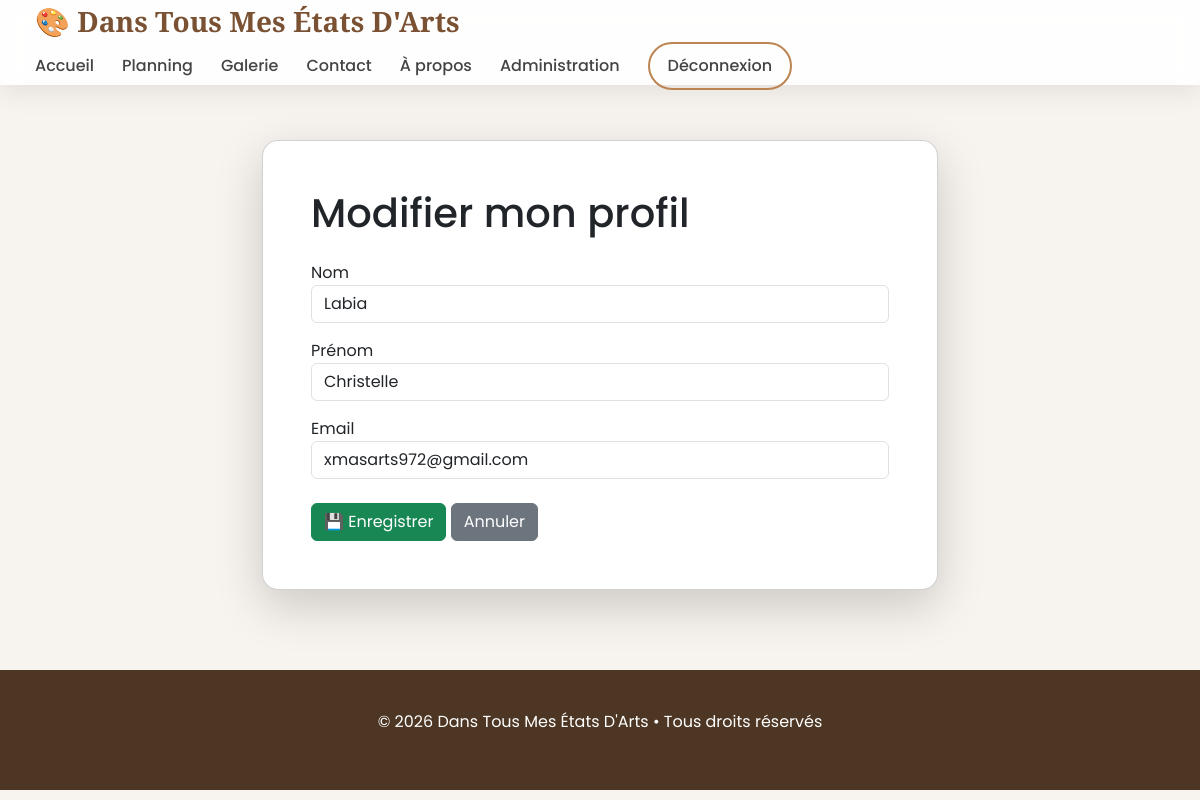
The page /modifier-profil (signed in) on the database its author committed.
### models/user.py (models this page shows)
class User(UserMixin, db.Model):
    __tablename__ = "users"
    id = db.Column(db.Integer, primary_key=True)
    nom = db.Column(db.String(100), nullable=False)
    prenom = db.Column(db.String(100), nullable=False)
    email = db.Column(db.String(150), unique=True, nullable=False)
    password = db.Column(db.String(255), nullable=False)
    role = db.Column(db.String(20), default="client")
    reservations = db.relationship(
        "Reservation",
        backref="utilisateur",
        cascade="all, delete-orphan",
        lazy=True
    )

### app.py (the view)
@app.route("/modifier-profil", methods=["GET", "POST"])
@login_required
def modifier_profil():
    if request.method == "POST":
        current_user.nom = request.form["nom"]
        current_user.prenom = request.form["prenom"]
        current_user.email = request.form["email"].lower().strip()
        db.session.commit()
        return redirect("/mon-compte")
    return render_template("modifier_profil.html")

### app.py (called while the page is built)
@login_manager.user_loader
def load_user(user_id):
    return User.query.get(int(user_id))

### templates/modifier_profil.html (shortened to what this page needs)
{% extends "base.html" %}
{% block content %}
<div class="container" style="max-width:700px;padding-top:140px;padding-bottom:80px;">
<div class="card shadow-lg p-5 rounded-4">
<h1 class="mb-4">
Modifier mon profil
</h1>
<form method="POST">
<div class="mb-3">
<label>Nom</label>
<input
class="form-control"
name="nom"
value="{{ current_user.nom }}"
required>
</div>
<div class="mb-3">
<label>Prénom</label>
<input
class="form-control"
name="prenom"
value="{{ current_user.prenom }}"
required>
</div>
<div class="mb-4">
<label>Email</label>
<input
type="email"
class="form-control"
name="email"
value="{{ current_user.email }}"
required>
</div>
<button class="btn btn-success">
💾 Enregistrer
</button>
<a
href="/mon-compte"
class="btn btn-secondary">
Annuler
</a>
</form>
</div>
</div>
{% endblock %}

### static/css/style.css (style rules this page uses)
* { margin:0; padding:0; box-sizing:border-box; }
html { scroll-behavior:smooth; }
body { font-family:'Poppins',sans-serif; background:#f7f3ee; color:#333; }

### rows shown on the page
User: nom "Labia", prenom "Christelle", email "xmasarts972@gmail.com"
